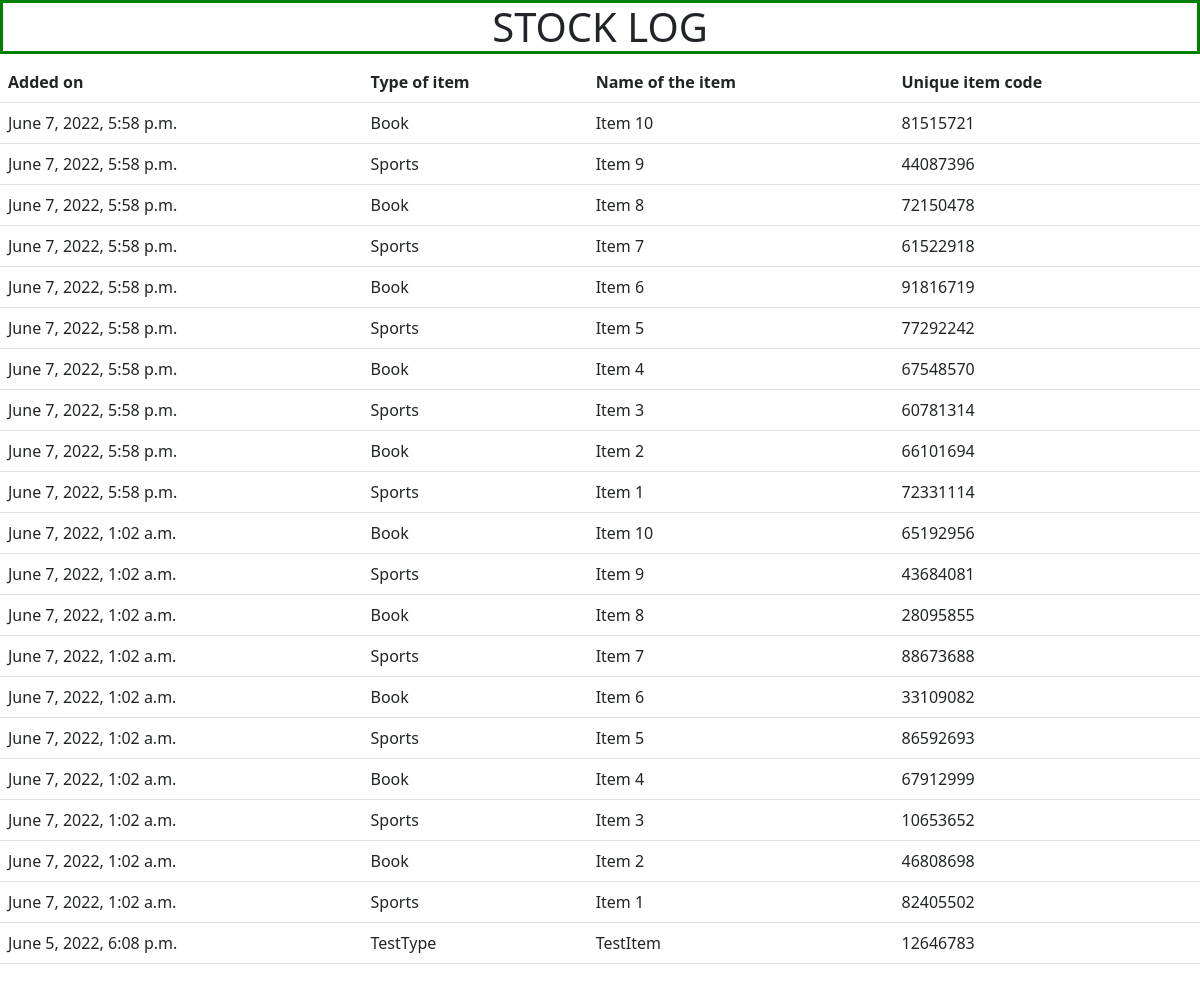
Page /inventory/logadd/ (signed in) on the committed database.
### fnapp/models.py (models this page shows, shortened)
class Item(models.Model):
    type_of_item = models.CharField(max_length=20)
    name_of_item = models.CharField(max_length=20)
    total_qty = models.IntegerField(default=0)
    current_out = models.IntegerField(default=0)
    unique_code = models.IntegerField(default=random.randint(10_000_000, 99_999_999), editable = False)
    added_on = models.DateTimeField(auto_now_add = True, editable = False)

### fnapp/views.py (the view)
# urls.py: path('logadd/', views.log_add, name='logadd'),
def log_add(request):
    logitems = Item.objects.all().order_by('-added_on')
    context = {'logitems': logitems}
    if request.user.is_authenticated:
        return render(request, 'fnapp/log_add.html', context)
    else:
        return render(request, 'fnapp/notlogin.html')

### templates/fnapp/log_add.html (shortened to what this page needs)
<!DOCTYPE html>
<html lang="en">
<head>
    <link href="https://cdn.jsdelivr.net/npm/bootstrap@5.2.0-beta1/dist/css/bootstrap.min.css" rel="stylesheet">
</head>
<body>
    <h1 style="text-align: center; border: 3px solid green;">STOCK LOG</h1>
    <table class="table">
        <tr>
            <th>Added on</th>
            <th>Type of item</th>
            <th>Name of the item</th>
            <th>Unique item code</th>
        </tr>
        {% for thing in logitems %}
            <tr>
                <td>{{thing.added_on}}</td>
                <td>{{thing.type_of_item}}</td>
                <td>{{thing.name_of_item}}</td>
                <td>{{thing.unique_code}}</td>
            </tr>
        {% endfor %}
    </table><br>
</body>
</html>

### rows in the picture
Item: added_on "June 7, 2022, 5:58 p.m.", type_of_item "Book", name_of_item "Item 10", unique_code "81515721"
Item: added_on "June 7, 2022, 5:58 p.m.", type_of_item "Sports", name_of_item "Item 9", unique_code "44087396"
Item: added_on "June 7, 2022, 5:58 p.m.", type_of_item "Book", name_of_item "Item 8", unique_code "72150478"
Item: added_on "June 7, 2022, 5:58 p.m.", type_of_item "Sports", name_of_item "Item 7", unique_code "61522918"
Item: added_on "June 7, 2022, 5:58 p.m.", type_of_item "Book", name_of_item "Item 6", unique_code "91816719"
Item: added_on "June 7, 2022, 5:58 p.m.", type_of_item "Sports", name_of_item "Item 5", unique_code "77292242"
Item: added_on "June 7, 2022, 5:58 p.m.", type_of_item "Book", name_of_item "Item 4", unique_code "67548570"
Item: added_on "June 7, 2022, 5:58 p.m.", type_of_item "Sports", name_of_item "Item 3", unique_code "60781314"
Item: added_on "June 7, 2022, 5:58 p.m.", type_of_item "Book", name_of_item "Item 2", unique_code "66101694"
Item: added_on "June 7, 2022, 5:58 p.m.", type_of_item "Sports", name_of_item "Item 1", unique_code "72331114"
Item: added_on "June 7, 2022, 1:02 a.m.", type_of_item "Book", name_of_item "Item 10", unique_code "65192956"
Item: added_on "June 7, 2022, 1:02 a.m.", type_of_item "Sports", name_of_item "Item 9", unique_code "43684081"
Item: added_on "June 7, 2022, 1:02 a.m.", type_of_item "Book", name_of_item "Item 8", unique_code "28095855"
Item: added_on "June 7, 2022, 1:02 a.m.", type_of_item "Sports", name_of_item "Item 7", unique_code "88673688"
Item: added_on "June 7, 2022, 1:02 a.m.", type_of_item "Book", name_of_item "Item 6", unique_code "33109082"
Item: added_on "June 7, 2022, 1:02 a.m.", type_of_item "Sports", name_of_item "Item 5", unique_code "86592693"
Item: added_on "June 7, 2022, 1:02 a.m.", type_of_item "Book", name_of_item "Item 4", unique_code "67912999"
Item: added_on "June 7, 2022, 1:02 a.m.", type_of_item "Sports", name_of_item "Item 3", unique_code "10653652"
Item: added_on "June 7, 2022, 1:02 a.m.", type_of_item "Book", name_of_item "Item 2", unique_code "46808698"
Item: added_on "June 7, 2022, 1:02 a.m.", type_of_item "Sports", name_of_item "Item 1", unique_code "82405502"
Item: added_on "June 5, 2022, 6:08 p.m.", type_of_item "TestType", name_of_item "TestItem", unique_code "12646783"
